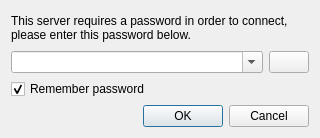
<?xml version="1.0" encoding="UTF-8"?>
<ui version="4.0">
 <class>passwordDlg</class>
 <widget class="QDialog" name="passwordDlg">
  <property name="geometry">
   <rect>
    <x>0</x>
    <y>0</y>
    <width>320</width>
    <height>138</height>
   </rect>
  </property>
  <property name="sizePolicy">
   <sizepolicy hsizetype="Maximum" vsizetype="Preferred">
    <horstretch>0</horstretch>
    <verstretch>0</verstretch>
   </sizepolicy>
  </property>
  <property name="minimumSize">
   <size>
    <width>320</width>
    <height>0</height>
   </size>
  </property>
  <property name="maximumSize">
   <size>
    <width>320</width>
    <height>220</height>
   </size>
  </property>
  <property name="windowTitle">
   <string>Connection Password</string>
  </property>
  <layout class="QVBoxLayout" name="verticalLayout">
   <item>
    <widget class="QLabel" name="label">
     <property name="text">
      <string>This server requires a password in order to connect, please enter this password below.</string>
     </property>
     <property name="wordWrap">
      <bool>true</bool>
     </property>
    </widget>
   </item>
   <item>
    <layout class="QHBoxLayout" name="horizontalLayout">
     <item>
      <widget class="QComboBox" name="cboPassword">
       <property name="editable">
        <bool>true</bool>
       </property>
       <property name="insertPolicy">
        <enum>QComboBox::InsertAlphabetically</enum>
       </property>
      </widget>
     </item>
     <item>
      <widget class="QPushButton" name="btnDelMemorizedConnectPassword">
       <property name="sizePolicy">
        <sizepolicy hsizetype="Maximum" vsizetype="Fixed">
         <horstretch>0</horstretch>
         <verstretch>0</verstretch>
        </sizepolicy>
       </property>
       <property name="icon">
        <iconset resource="../../../media/resources.qrc">
         <normaloff>:/icons/x.png</normaloff>:/icons/x.png</iconset>
       </property>
      </widget>
     </item>
    </layout>
   </item>
   <item>
    <widget class="QCheckBox" name="remember">
     <property name="text">
      <string>Remember password</string>
     </property>
     <property name="checked">
      <bool>true</bool>
     </property>
    </widget>
   </item>
   <item>
    <widget class="QDialogButtonBox" name="buttonBox">
     <property name="standardButtons">
      <set>QDialogButtonBox::Cancel|QDialogButtonBox::Ok</set>
     </property>
    </widget>
   </item>
  </layout>
 </widget>
 <resources>
  <include location="../../../media/resources.qrc"/>
 </resources>
 <connections>
  <connection>
   <sender>buttonBox</sender>
   <signal>accepted()</signal>
   <receiver>passwordDlg</receiver>
   <slot>accept()</slot>
   <hints>
    <hint type="sourcelabel">
     <x>159</x>
     <y>199</y>
    </hint>
    <hint type="destinationlabel">
     <x>159</x>
     <y>109</y>
    </hint>
   </hints>
  </connection>
  <connection>
   <sender>buttonBox</sender>
   <signal>rejected()</signal>
   <receiver>passwordDlg</receiver>
   <slot>reject()</slot>
   <hints>
    <hint type="sourcelabel">
     <x>159</x>
     <y>199</y>
    </hint>
    <hint type="destinationlabel">
     <x>159</x>
     <y>109</y>
    </hint>
   </hints>
  </connection>
  <connection>
   <sender>btnDelMemorizedConnectPassword</sender>
   <signal>clicked()</signal>
   <receiver>passwordDlg</receiver>
   <slot>removeCurrentConnectPassword()</slot>
   <hints>
    <hint type="sourcelabel">
     <x>295</x>
     <y>143</y>
    </hint>
    <hint type="destinationlabel">
     <x>159</x>
     <y>109</y>
    </hint>
   </hints>
  </connection>
 </connections>
 <slots>
  <slot>removeCurrentConnectPassword()</slot>
 </slots>
</ui>
